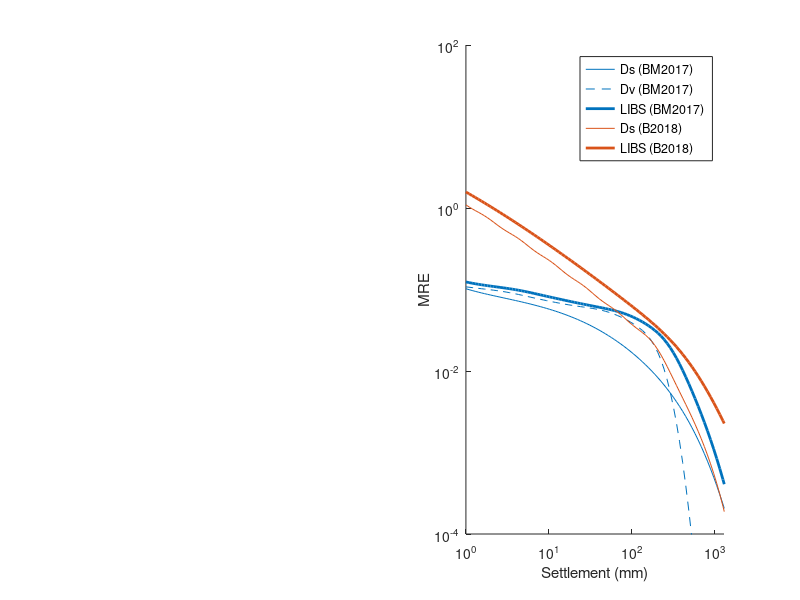

MATLAB code to generate this figure: (Note: this script raises an error after producing the figure.)
clearvars
clc

%%
BM1=[1	1	0.102214386	0.107774118	0.123758486
1.08984148	1	0.09960468	0.106673933	0.121561427
1.187754451	1	0.097190185	0.105563762	0.119542582
1.294464069	1	0.094943586	0.104456653	0.117678242
1.410760637	1	0.092840842	0.103362678	0.115948643
1.537505461	1	0.090860882	0.102286866	0.114336867
1.675637227	1	0.088985303	0.101227672	0.112827621
1.826178955	1	0.087198068	0.100176375	0.111405937
1.990245575	1	0.085485225	0.099117761	0.110055981
2.169052183	1	0.083834645	0.098032159	0.108760155
2.363923041	1	0.082235778	0.096898541	0.107498771
2.576301386	1	0.080679433	0.095698066	0.106250456
2.807760115	1	0.079157586	0.094417226	0.104993323
3.06001344	1	0.077663212	0.093049937	0.103706649
3.334929576	1	0.07619014	0.091598217	0.102372682
3.634544584	1	0.07473293	0.090071508	0.100978175
3.961077449	1	0.073286778	0.088485042	0.099515367
4.316946509	1	0.071847428	0.086857741	0.097982323
4.704787373	1	0.070411114	0.085210099	0.096382704
5.127472433	1	0.068974507	0.083562287	0.094725096
5.588132145	1	0.067534677	0.081932595	0.093022027
6.090178208	1	0.066089067	0.080336202	0.091288761
6.637328831	1	0.06463547	0.078784333	0.089541937
7.233636277	1	0.06317202	0.077283861	0.087798135
7.883516865	1	0.061697182	0.0758375	0.086072477
8.591783688	1	0.060209747	0.07444462	0.084377429
9.36368225	1	0.05870883	0.073102588	0.082721956
10.20492932	1	0.05719387	0.071808344	0.081111171
11.12175528	1	0.05566463	0.070559831	0.079546554
12.12095023	1	0.054121197	0.069356915	0.078026708
13.20991434	1	0.05256398	0.068201572	0.076548507
14.39671259	1	0.050993706	0.067097356	0.075108388
15.69013456	1	0.049411417	0.066048309	0.07370347
17.09975947	1	0.04781846	0.065057577	0.072332268
18.63602716	1	0.046216477	0.064125994	0.070994872
20.31031543	1	0.044607385	0.063250848	0.069692643
22.13502422	1	0.042993364	0.062424991	0.068427573
24.12366756	1	0.041376828	0.061636408	0.06720149
26.29097355	1	0.0397604	0.060868299	0.066015264
28.65299353	1	0.038146884	0.060099701	0.064868141
31.22722087	1	0.03653923	0.059306606	0.063757262
34.03272061	1	0.0349405	0.058463532	0.062677385
37.0902706	1	0.03335383	0.05754544	0.061620773
40.4225154	1	0.031782395	0.056529849	0.060577196
44.05413401	1	0.030229369	0.055398899	0.059533994
48.01202261	1	0.028697889	0.054141014	0.058476275
52.32549378	1	0.027191021	0.052751835	0.057387325
57.02649358	1	0.025711724	0.051234225	0.056249401
62.14983817	1	0.024262824	0.049597353	0.055044928
67.73347161	1	0.022846983	0.047855091	0.053758029
73.81874694	1	0.021466677	0.046023957	0.052376162
80.45073242	1	0.020124175	0.044120724	0.05089153
87.67854528	1	0.018821525	0.042159671	0.049301984
95.55571555	1	0.017560543	0.040149353	0.047611163
104.1405825	1	0.016342802	0.03808906	0.045827732
113.4967265	1	0.015169633	0.035965591	0.04396369
123.6934404	1	0.014042127	0.03375167	0.042031884
134.8062421	1	0.012961139	0.031407847	0.040043093
146.9174345	1	0.011927298	0.02888968	0.038003285
160.1167142	1	0.010941025	0.02616085	0.035911806
174.5018368	1	0.010002547	0.023210398	0.033761234
190.1793401	1	0.00911192	0.020069203	0.031539453
207.2653334	1	0.00826905	0.016818785	0.029234088
225.8863577	1	0.007473712	0.013586405	0.02683886
246.1803224	1	0.006725574	0.010524851	0.024360567
268.2975269	1	0.006024208	0.007781765	0.021824506
292.4017738	1	0.005369105	0.005468484	0.019275841
318.6715819	1	0.004759677	0.003639083	0.016775266
347.3015085	1	0.004195253	0.002286052	0.014389433
378.50359	1	0.003675068	0.001352027	0.012178988
412.5089127	1	0.003198244	0.00075111	0.010188252
449.5693239	1	0.002763768	0.000391209	0.008439848
489.9592974	1	0.002370467	0.000190721	0.00693525
533.9779658	1	0.002016982	8.69117E-05	0.005659821
581.9513365	1	0.001701748	3.69782E-05	0.004589644
634.2347058	1	0.001422986	1.46749E-05	0.003697652
691.2152905	1	0.0011787	5.42751E-06	0.00295775
753.3150951	1	0.000966691	1.86943E-06	0.002346794
820.9940382	1	0.00078458	5.99289E-07	0.001845048
894.7533576	1	0.000629848	1.78709E-07	0.001435832
975.1393235	1	0.00049988	4.95498E-08	0.001104937
1062.747284	1	0.000392022	1.27687E-08	0.000840083
1158.226072	1	0.000303635	3.05707E-09	0.000630534
1262.282817	1	0.000232153	6.79808E-10	0.000466849
1375.688173	1	0.000175128	1.40369E-10	0.000340744
1499.282035	1	0.00013028	2.69062E-11	0.000245009
1633.979752	1	9.55256E-05	4.78672E-12	0.000173444
1780.778911	1	6.9002E-05	7.90217E-13	0.000120806
1940.766724	1	4.90775E-05	1.21032E-13	8.27359E-05
2115.128078	1	3.43526E-05	1.71964E-14	5.56791E-05
2305.154315	1	2.36523E-05	2.2662E-15	3.67956E-05
2512.252791	1	1.60106E-05	2.76992E-16	2.38625E-05
2737.957299	1	1.06497E-05	3.14007E-17	1.51759E-05
2983.939435	1	6.95759E-06	3.35668E-18	9.45839E-06
3252.02097	1	4.46225E-06	1.03881E-20	5.77307E-06
3544.187347	1	2.80813E-06	NaN	3.44849E-06
3862.602384	1	1.7332E-06	NaN	2.01463E-06
4209.624299	1	1.04869E-06	NaN	1.15032E-06
4587.823176	1	6.2176E-07	NaN	6.41547E-07
5000	1	3.6107E-07	NaN	3.49262E-07];

BU1=[1	1	1.092649287	33.39130028	1.572059366
1.08984148	1	1.031806778	31.58411097	1.494894769
1.187754451	1	0.978423866	29.5832274	1.420835418
1.294464069	1	0.931207607	27.41466881	1.349802022
1.410760637	1	0.887786841	25.11401289	1.2817149
1.537505461	1	0.845565027	22.72475317	1.216494285
1.675637227	1	0.802568921	20.29587221	1.154060408
1.826178955	1	0.758014551	17.87885205	1.094333418
1.990245575	1	0.712429539	15.52442361	1.037233235
2.169052183	1	0.667330092	13.27939493	0.982679434
2.363923041	1	0.624599116	11.18388624	0.930591261
2.576301386	1	0.585800729	9.269241459	0.8808878
2.807760115	1	0.551667755	7.556790563	0.833488285
3.06001344	1	0.521917509	6.057522785	0.788312492
3.334929576	1	0.495423736	4.772616516	0.745281118
3.634544584	1	0.470649863	3.694675881	0.704316087
3.961077449	1	0.446172901	2.809459608	0.665340722
4.316946509	1	0.421116674	2.097861024	0.628279785
4.704787373	1	0.395361807	1.53790761	0.593059427
5.127472433	1	0.369485666	1.106587364	0.559607096
5.588132145	1	0.344478441	0.781366119	0.527851477
6.090178208	1	0.321351853	0.541323101	0.497722496
6.637328831	1	0.300782329	0.367890657	0.469151418
7.233636277	1	0.282904709	0.245230731	0.442071011
7.883516865	1	0.26730901	0.160311487	0.416415738
8.591783688	1	0.253218237	0.102762113	0.392121937
9.36368225	1	0.239767618	0.064584732	0.369127944
10.20492932	1	0.226282012	0.039793238	0.347374136
11.12175528	1	0.212461061	0.024034179	0.326802906
12.12095023	1	0.198421631	0.014228247	0.307358589
13.20991434	1	0.184598736	0.008255441	0.28898737
14.39671259	1	0.171552624	0.00469422	0.271637215
15.69013456	1	0.159756213	0.002615718	0.255257839
17.09975947	1	0.149436129	0.00142822	0.239800715
18.63602716	1	0.140514388	0.000764101	0.225219118
20.31031543	1	0.132658251	0.000400529	0.211468177
22.13502422	1	0.125408659	0.000205695	0.198504902
24.12366756	1	0.118335442	0.00010349	0.186288192
26.29097355	1	0.111165371	5.10081E-05	0.17477879
28.65299353	1	0.103844428	2.4628E-05	0.16393921
31.22722087	1	0.096521382	1.16481E-05	0.153733642
34.03272061	1	0.089466786	5.39629E-06	0.144127855
37.0902706	1	0.082961393	2.44873E-06	0.135089112
40.4225154	1	0.077194578	1.08837E-06	0.126586106
44.05413401	1	0.072205539	4.73794E-07	0.118588914
48.01202261	1	0.067881711	2.02009E-07	0.111068963
52.32549378	1	0.064007806	8.43539E-08	0.103998988
57.02649358	1	0.060342952	3.44974E-08	0.097352978
62.14983817	1	0.056697122	1.38166E-08	0.091106106
67.73347161	1	0.052981982	5.41932E-09	0.085234633
73.81874694	1	0.049222557	2.08164E-09	0.079715801
80.45073242	1	0.04553035	7.83027E-10	0.074527729
87.67854528	1	0.042051007	2.88437E-10	0.069649319
95.55571555	1	0.038906605	1.04042E-10	0.065060188
104.1405825	1	0.036152078	3.67521E-11	0.060740638
113.4967265	1	0.033758302	1.27107E-11	0.056671659
123.6934404	1	0.031623908	4.30634E-12	0.052834975
134.8062421	1	0.02960844	1.42619E-12	0.049213124
146.9174345	1	0.02757389	4.63047E-13	0.045789567
160.1167142	1	0.025421216	1.48175E-13	0.042548826
174.5018368	1	0.023112047	4.63047E-14	0.039476639
190.1793401	1	0.020671622	1.38914E-14	0.036560127
207.2653334	1	0.018174911	4.63047E-15	0.033787952
225.8863577	1	0.015722278	NaN	0.031150456
246.1803224	1	0.013412934	NaN	0.028639771
268.2975269	1	0.011323651	NaN	0.026249856
292.4017738	1	0.009497338	NaN	0.023976469
318.6715819	1	0.007942306	NaN	0.021817044
347.3015085	1	0.006639806	NaN	0.019770477
378.50359	1	0.005555528	NaN	0.017836828
412.5089127	1	0.004650727	NaN	0.016016951
449.5693239	1	0.003890033	NaN	0.014312087
489.9592974	1	0.003245048	NaN	0.012723445
533.9779658	1	0.002694567	NaN	0.011251813
581.9513365	1	0.002223097	NaN	0.009897225
634.2347058	1	0.001819107	NaN	0.008658713
691.2152905	1	0.001473747	NaN	0.00753416
753.3150951	1	0.001180038	NaN	0.006520252
820.9940382	1	0.000932294	NaN	0.005612528
894.7533576	1	0.000725591	NaN	0.004805509
975.1393235	1	0.000555343	NaN	0.004092892
1062.747284	1	0.000417093	NaN	0.003467772
1158.226072	1	0.000306527	NaN	0.00292288
1262.282817	1	0.000219614	NaN	0.002450809
1375.688173	1	0.000152711	NaN	0.00204422
1499.282035	1	0.000102557	NaN	0.001696011
1633.979752	1	6.61889E-05	NaN	0.001399441
1780.778911	1	4.08602E-05	NaN	0.001148228
1940.766724	1	2.40274E-05	NaN	0.000936592
2115.128078	1	1.34114E-05	NaN	0.000759287
2305.154315	1	7.08499E-06	NaN	0.000611593
2512.252791	1	3.53422E-06	NaN	0.000489298
2737.957299	1	1.66163E-06	NaN	0.000388672
2983.939435	1	7.35233E-07	NaN	0.000306428
3252.02097	1	3.05824E-07	NaN	0.000239685
3544.187347	1	1.19475E-07	NaN	0.000185929
3862.602384	1	4.38057E-08	NaN	0.000142982
4209.624299	1	1.50654E-08	NaN	0.000108962
4587.823176	1	4.85758E-09	NaN	8.22545E-05
5000	1	1.46785E-09	NaN	6.14859E-05
];

s       = BM1(:,1);
BM1(:,2)=[];
BU1(:,2)=[];

%% plotting
close all
if 1
    close all
    f=figure;
    ax=subplot(1,2,2);
    hold on
    loglog(s,BM1(:,2)              ,'color',[    0        0.447        0.741])
    loglog(s,BM1(:,3),'--'         ,'color',[    0        0.447        0.741])
    loglog(s,BM1(:,4),'linewidth',2,'color',[    0        0.447        0.741])    
    loglog(s,BU1(:,2),'color',[ 0.85        0.325        0.098])
    loglog(s,BU1(:,4),'color',[ 0.85        0.325        0.098],'linewidth',2)
    set(gca,'xscale','log','yscale','log','xlim',[1 1300],'ylim',[1e-4 1e2],'xtick',[1 10 100 1000],'ytick',10.^[-4:2:2])
    xlabel('Settlement (mm)'); ylabel('MRE')
    
    L=legend('Ds (BM2017)','Dv (BM2017)','LIBS (BM2017)','Ds (B2018)','LIBS (B2018)');
    L.Box='off'; L.Title.String='Settlement Component';L.Location='NorthEast';
    set(gcf,'position',[ 403   421   747   245])
    text(0.23,100,'(d)')
end

%% PSEUDO-PROBABILISTIC APPROACH FOR BRAY AND MACEDO
clc
param =loadsiteLIBS('CPTZ1B3.txt','');
param.Q=param.Q(1);

%                         M     Rrup   CAV      CAVdp   PGA         SA1
% RetPeriod = 475;  data1 = [7.15000	97.10	3.07600	4.52825	0.85398	0.28390];
RetPeriod = 2475; data1 = [7.35000	68.10	5.45161	8.65538	1.42241	0.42204];


M     = data1(:,1);
R     = data1(:,2);
CAV   = data1(:,3)*980.66;
CAVdp = data1(:,4)*980.66;
PGA   = data1(:,5);
SA1   = data1(:,6);

im3   = [CAVdp,PGA,SA1];
D     = zeros (1,14);

% column 1
for i=1:1
    D(i,1) =exp(pseudoProbaBMDs(param,im3(i,:),M(i),'BI14'))*0.5 +...
        exp(pseudoProbaBMDs(param,im3(i,:),M(i),'R15'))*0.5;
end

%column 2
for i=1:1
    D(i,2) = exp(libs_Juang2013Dv(param,PGA(i),M(i)));
end

%column 3
for i=1:1
    D(i,3) = libs_Hutabarat2020De(param,PGA(i),M(i),'BI14');
end

% column 4
for i=1:1
    D(i,4) = exp(pseudoProbaBM(param,im3(i,1),im3(i,2),im3(i,3),M(i),'BI14'))*0.5+...
        exp(pseudoProbaBM(param,im3(i,1),im3(i,2),im3(i,3),M(i),'R15')) *0.5+D(i,3);
end

% column 5
for i=1:1
    D(i,5) = exp(libs_Bullock2018Ds(param,CAV(i)));
end

% column 6
for i=1:1
    D(i,6) = D(i,5)*(exp(libs_Bullock2018Dv(param,CAV(i)))-1);
end

% column 7
for i=1:1
    D(i,7) = exp(libs_Bullock2018(param,CAV(i)));
end

% colum 8
D(1,8)= robustinterp(BM1(:,2),s,1/RetPeriod,'loglog');

% colum 9
D(1,9)= robustinterp(BM1(:,3),s,1/RetPeriod,'loglog');

% column 10
D(:,10)=D(:,3);

% colum 11  Ds + Dv +De
D(1,11)= robustinterp(BM1(:,4),s,1/RetPeriod,'loglog') + D(1,10);

% colum 12
D(1,12)= robustinterp(BU1(:,2),s,1/RetPeriod,'loglog');

% colum 13
D(1,13)= robustinterp(BU1(:,3),s,1/RetPeriod,'loglog');

% colum 14
D(1,14)= robustinterp(BU1(:,4),s,1/RetPeriod,'loglog');
